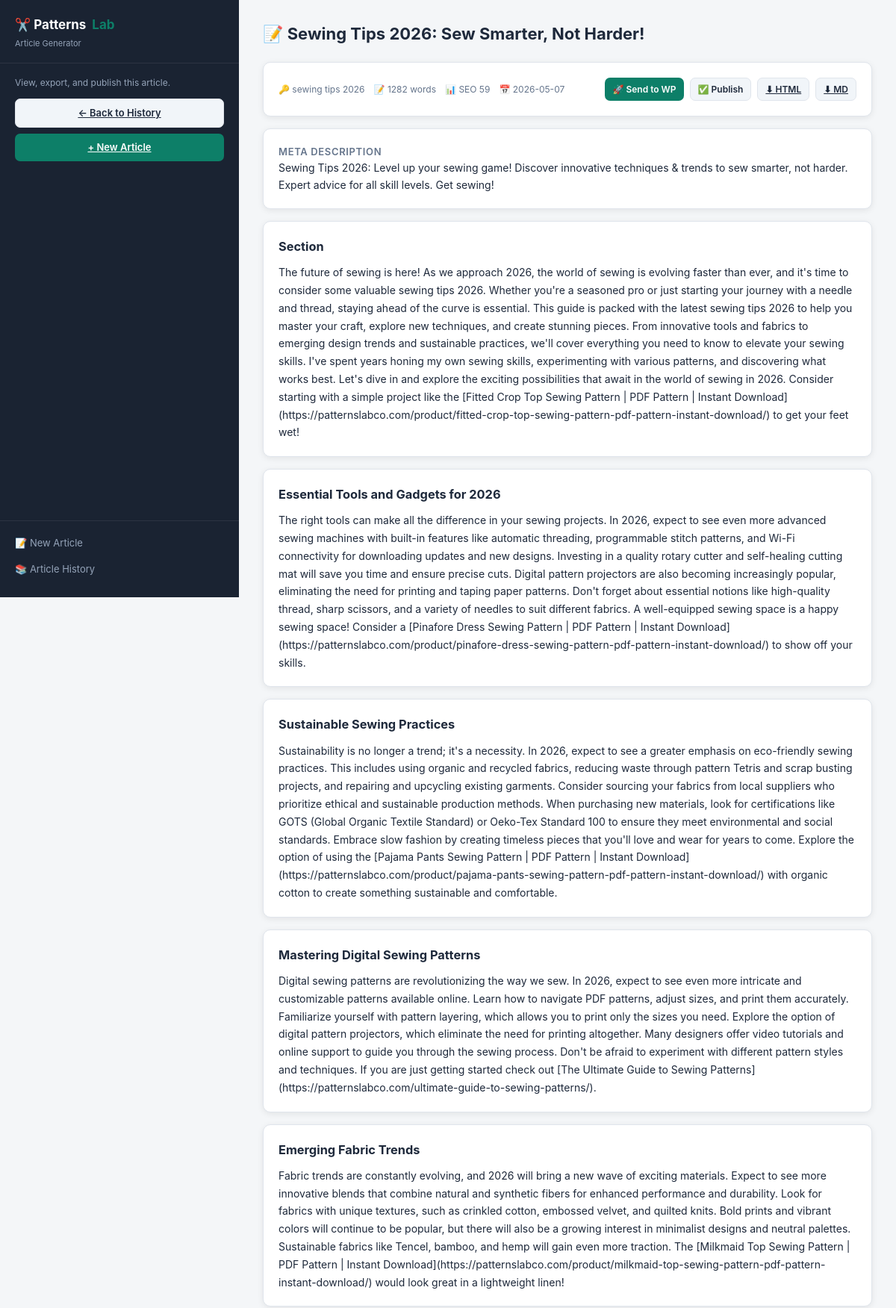
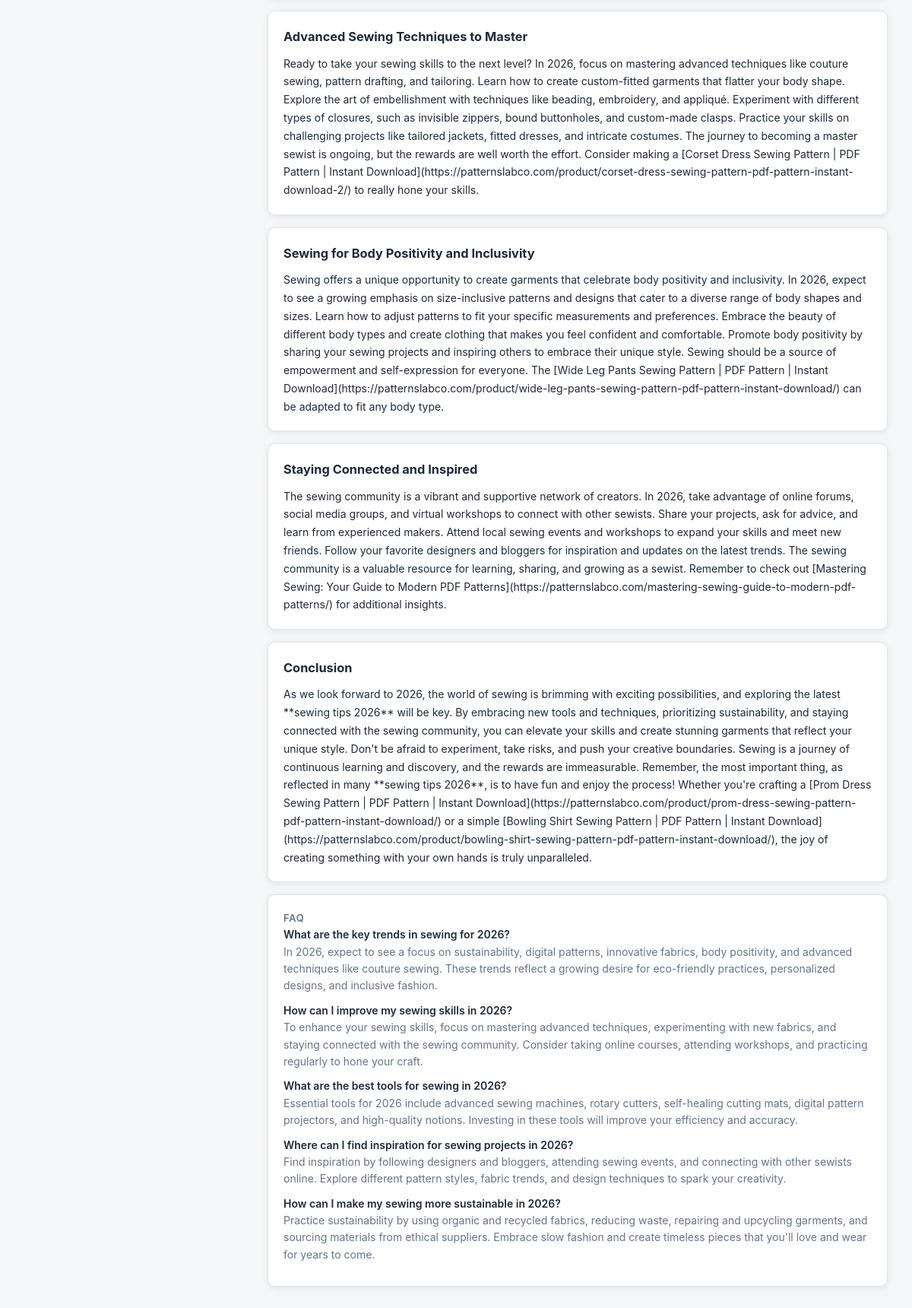
Page /article/5 on the committed database (2 pictures, top to bottom).
### tables this page shows
CREATE TABLE articles (
                id INTEGER PRIMARY KEY AUTOINCREMENT,
                keyword TEXT,
                seo_title TEXT,
                meta_description TEXT,
                slug TEXT,
                sections TEXT,
                faq TEXT,
                sources TEXT,
                word_count INTEGER DEFAULT 0,
                seo_score INTEGER DEFAULT 0,
                created_at DATETIME DEFAULT CURRENT_TIMESTAMP,
                updated_at DATETIME DEFAULT CURRENT_TIMESTAMP
            );

### article/app.py (the view)
@article_bp.route("/view/<int:article_id>")
@article_bp.route("/article/<int:article_id>")
@article_bp.route("/<int:article_id>")
def view_article(article_id: int):
    article = db.get_article(article_id)
    if not article:
        return render_template("article_view.html", article_base="/article", article=None, not_found=True), 404
    return render_template("article_view.html", article_base="/article", article=article, not_found=False)

### app.py (called while the page is built)
def get_session_id():
    sid = request.cookies.get("ph_sid")
    if not sid:
        sid = uuid.uuid4().hex
    return sid

@app.after_request
def set_session_cookie(response):
    sid = request.cookies.get("ph_sid")
    if not sid:
        sid = get_session_id()
        response.set_cookie("ph_sid", sid, max_age=365 * 24 * 60 * 60, httponly=True, samesite="Lax")
    return response

### article/database.py (called while the page is built)
def get_conn():
    conn = sqlite3.connect(DB_PATH)
    conn.row_factory = sqlite3.Row
    return conn

def get_article(article_id: int) -> dict | None:
    with get_conn() as conn:
        row = conn.execute("SELECT * FROM articles WHERE id=?", (article_id,)).fetchone()
    if not row:
        return None
    d = dict(row)
    d["sections"] = json.loads(d["sections"] or "[]")
    d["faq"] = json.loads(d["faq"] or "[]")
    d["sources"] = json.loads(d["sources"] or "[]")
    return d

### article/templates/article_view.html (shortened to what this page needs)
{% extends "article_base.html" %}
{% block sidebar %}
<div class="sidebar-body">
  <div style="font-size:12px;color:#94a3b8;margin-bottom:12px;">View, export, and publish this article.</div>
  <a href="{{ article_base }}/history" class="btn btn-secondary w-full" style="justify-content:center;">← Back to History</a>
  <a href="{{ article_base }}/" class="btn btn-primary w-full" style="justify-content:center;margin-top:8px;">+ New Article</a>
</div>
{% endblock %}
{% block content %}
{% if not_found %}
  <div class="page-title">Article not found</div>
  <div class="card">The requested article does not exist.</div>
{% else %}
  <div class="page-title">📝 {{ article.seo_title or article.keyword or 'Untitled' }}</div>
  <div class="card" style="display:flex;align-items:center;justify-content:space-between;gap:12px;flex-wrap:wrap;">
    <div style="font-size:12px;color:var(--text-muted);display:flex;gap:12px;flex-wrap:wrap;">
      <span>🔑 {{ article.keyword }}</span>
      <span>📝 {{ article.word_count or 0 }} words</span>
      <span>📊 SEO {{ article.seo_score or 0 }}</span>
      <span>📅 {{ article.created_at[:10] if article.created_at else '' }}</span>
    </div>
    <div style="display:flex;gap:8px;flex-wrap:wrap;">
      <button class="btn btn-primary btn-sm" onclick="publishToWordPress({{ article.id }}, 'draft', this)">🚀 Send to WP</button>
      <button class="btn btn-secondary btn-sm" onclick="publishToWordPress({{ article.id }}, 'publish', this)">✅ Publish</button>
      <a href="{{ article_base }}/api/export/{{ article.id }}?format=html" class="btn btn-secondary btn-sm">⬇ HTML</a>
      <a href="{{ article_base }}/api/export/{{ article.id }}?format=markdown" class="btn btn-secondary btn-sm">⬇ MD</a>
    </div>
  </div>
  <div class="card">
    <div class="card-title">Meta Description</div>
    <div>{{ article.meta_description or '' }}</div>
  </div>
  {% for s in article.sections %}
  <div class="card">
    <h3 style="margin-bottom:10px;">{{ s.heading or 'Section' }}</h3>
    <div style="white-space:pre-wrap;line-height:1.7;">{{ s.body or '' }}</div>
  </div>
  {% endfor %}
  {% if article.faq %}
  <div class="card">
    <div class="card-title">FAQ</div>
    {% for item in article.faq %}
      <div style="margin-bottom:10px;">
        <div style="font-weight:600;">{{ item.question }}</div>
        <div style="color:var(--text-muted);">{{ item.answer }}</div>
      </div>
    {% endfor %}
  </div>
  {% endif %}
{% endif %}
{% endblock %}

### article/templates/article_base.html (style rules this page uses)
:root { --green: #0d7f68; --green-light: #e8f5f2; --green-dark: #096354; --bg: #f4f6f8; --sidebar-bg: #1a2332; --card-bg: #ffffff; --border: #e0e5ec; --text: #1e293b; --text-muted: #64748b; --danger: #ef4444; --warning: #f59e0b; --success: #10b981; --info: #3b82f6; --radius: 10px; --shadow: 0 2px 8px rgba(0,0,0,0.08); }
* { box-sizing: border-box; margin: 0; padding: 0; }
body { font-family: -apple-system, BlinkMacSystemFont, 'Segoe UI', sans-serif; background: var(--bg); color: var(--text); font-size: 14px; line-height: 1.6; }
.sidebar-body { padding: 16px 20px; flex: 1; }
.page-title { font-size: 22px; font-weight: 700; margin-bottom: 20px; }
.card { background: var(--card-bg); border-radius: var(--radius); border: 1px solid var(--border); padding: 20px; margin-bottom: 16px; box-shadow: var(--shadow); }
.card-title { font-size: 13px; font-weight: 600; text-transform: uppercase; letter-spacing: 0.05em; color: var(--text-muted); }
.btn { display: inline-flex; align-items: center; gap: 6px; padding: 8px 16px; border-radius: 7px; border: none; cursor: pointer; font-size: 13px; font-weight: 600; transition: all 0.15s; font-family: inherit; }
.btn-primary { background: var(--green); color: #fff; }
.btn-secondary { background: #f1f5f9; color: var(--text); border: 1px solid var(--border); }
.btn-sm { padding: 5px 10px; font-size: 12px; }
.w-full { width: 100%; }

### rows in the picture
articles: seo_title "Sewing Tips 2026: Sew Smarter, Not Harder!", keyword "sewing tips 2026", word_count "1282", seo_score "59", created_at "2026-05-07", meta_description "Sewing Tips 2026: Level up your sewing game! Discover innovative techniques & trends to sew smarter, not harder. Expert advice for all skill levels. Get sewing!"

### other values in the picture
{{ s.heading or 'Section' }} "Section" "Essential Tools and Gadgets for 2026" "Sustainable Sewing Practices" "Mastering Digital Sewing Patterns" "Emerging Fabric Trends" "Advanced Sewing Techniques to Master" "Sewing for Body Positivity and Inclusivity" "Staying Connected and Inspired" "Conclusion"
{{ item.question }} "What are the key trends in sewing for 2026?" "How can I improve my sewing skills in 2026?" "What are the best tools for sewing in 2026?" "Where can I find inspiration for sewing projects in 2026?" "How can I make my sewing more sustainable in 2026?"
